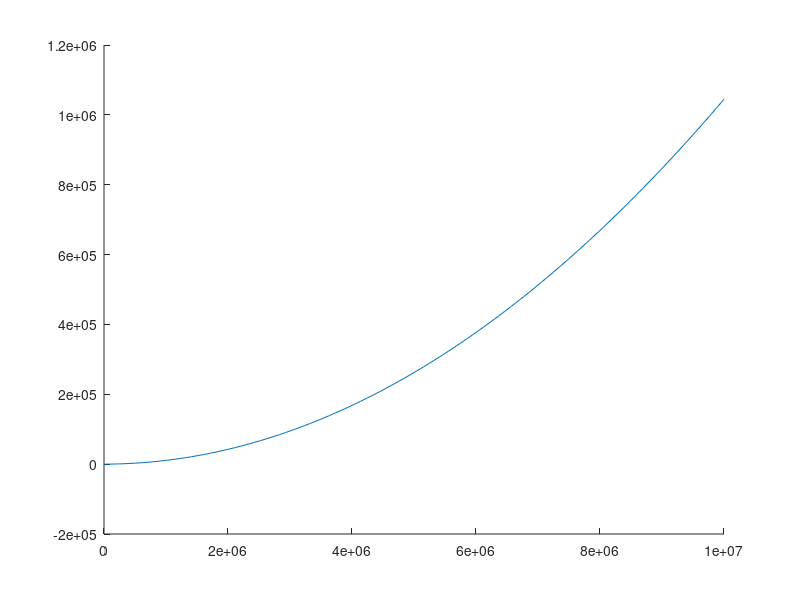

Here is the MATLAB script that generated this plot: (Note: this script raises an error after producing the figure.)
tiempo_real_burbuja = [0.0001711845 0.0020120144 0.0077350140 0.1275379658 0.2055459023 0.8189251423 0.6547088623 3.5602109432 16.5731348991 68.1063039303 68.9936962128 268.4236299992 343.4034597874 780.3351430893 1551.7692539692 1635.8893318176 3827.2000899315 5629.5559589863 6756.6965029240 9217.8793518543 10509.8500459194]
tiempo_real_burbuja_opt = [0.0001339912 0.0016870499 0.0130147934 0.0982639790 0.2810699940 0.9028828144 1.1587338448 4.8355691433 27.3175098896 79.3811318874 120.0230538845 290.7136571407 429.2589099407 813.8647651672 1612.0624649525 1694.6583659649 3960.6648480892 5926.5698518753 6960.7081170082 9239.6600019932 10853.9668619633]
tiempo_real_seleccion = [0.0000779629 0.0018570423 0.0433650017 0.2355129719 3.5480890274 12.8168199062 29.1021831036 54.3016707897 70.7920730114 94.8921360970 177.7814750671 213.2036449909 263.0917320251 391.9767768383 450.2990539074 514.8145899773 590.2847321033 687.3282968998 1066.1754660606 4228.8129110336]
tiempo_real_insercion = [0.0000660419 0.0025842190 0.0165882111 0.0699949265 1.5539128780 5.9901101589 19.8707690239 24.1749980450 44.8709690571 53.3251998425 102.2829270363 118.9554929733 148.0755581856 234.2349441051 251.4690918922 299.8260068893 348.6419010162 436.9818899632 601.8470811844 2513.3061509132]
tiempo_real_shell = [0.0006620884, 0.0009028912,0.0022888184,0.0043179989,0.0231499672,0.1025629044,0.2220549583,0.3357808590,0.4803540707,0.5886080265,1.3140280247,2.0790300369,2.9057221413,3.7912540436,4.6123199463,5.4642441273,6.5550670624,7.1823101044,8.5418469906]
tiempo_real_abb = [0.0006430149,0.0011920929,0.0038630962,0.0077760220,0.0449399948,0.2023949623,0.4814920425,0.7925539017,1.1468989849,1.5021829605,3.4618101120,5.5703141689,7.7122220993,10.0891699791,12.3830151558,14.7475128174,17.1137609482,19.5558428764,22.5793399811]

x_burbuja = [100 600 1000 3000 5000 8000 10000 20000 50000 80000 100000 150000 200000 250000 350000 400000 600000 700000 800000 900000 1000000]
x_burbuja_opt = [100 600 1000 3000 5000 8000 10000 20000 50000 80000 100000 150000 200000 250000 350000 400000 600000 700000 800000 900000 1000000]
x_seleccion = [100 1000 5000 10000 50000 100000 150000 200000 250000 300000 400000 450000 500000 600000 650000 700000 750000 800000 1000000 2000000]
x_insercion = [100 1000 5000 10000 50000 100000 150000 200000 250000 300000 400000 450000 500000 600000 650000 700000 750000 800000 1000000 2000000]
x_shell = [100, 1000, 5000, 10000, 50000, 200000, 400000, 600000, 800000, 1000000, 2000000, 3000000, 4000000, 5000000, 6000000, 7000000, 8000000, 9000000, 10000000]
x_abb = [100, 1000, 5000, 10000, 50000, 200000, 400000, 600000, 800000, 1000000, 2000000, 3000000, 4000000, 5000000, 6000000, 7000000, 8000000, 9000000, 10000000]

xi=linspace(100,10000000);


% Ordenamiento Burbuja
n1 = 2
p1=polyfit(x_burbuja,tiempo_real_burbuja,n1)
z1=polyval(p1,xi)


% Ordenamiento Burbuja Optimizado
n2 = 2
p2=polyfit(x_burbuja_opt,tiempo_real_burbuja_opt,n2)
z2=polyval(p2,xi)


% Ordenamiento inserción
n3 = 3
p3=polyfit(x_insercion,tiempo_real_insercion,n3)
z3=polyval(p3,xi)


% Ordenamiento selección
n4 = 3
p4=polyfit(x_seleccion,tiempo_real_seleccion,n4)
z4=polyval(p4,xi)


% Ordenamiento shell
n5 = 4
p5=polyfit(x_shell,tiempo_real_shell,n5)
z5=polyval(p5,xi)


% Ordenamiento árbol binario de búsqueda
n6 = 8
p6=polyfit(x_abb,tiempo_real_abb,n6)
z6=polyval(p6,xi)


%
%
% Gráficas
%
%

hold on

% BURBUJA

poly1 = plot(xi, z1)
poly1.Color = 	[0, 0.4470, 0.7410]
poly1.Marker = 'o'

% BURBUJA OPTIMIZADO

poly2 = plot(xi, z2)
poly2.Color = [0.8500, 0.3250, 0.0980]
poly2.Marker = 'o'

% SELECCION

poly3 = plot(xi, z3)
poly3.Color = [0.9290, 0.6940, 0.1250]
poly3.Marker = 'o'

% INSERCION

poly4 = plot(xi, z4)
poly4.Color = [0.4940, 0.1840, 0.5560]
poly4.Marker = 'o'


% SHELL

poly5 = plot(xi, z5)
poly5.Color = [0.4660, 0.6740, 0.1880]
poly5.Marker = 'o'

% ABB

poly6 = plot(xi, z6)
poly6.Color = [0.9860, 0.3240, 0.880]
poly6.Marker = 'o'

hold off

legend([poly1,poly2,poly3,poly4,poly5, poly6],'Burbuja','Burbuja Optimizado','Inserción','Selección','Shell','ABB')